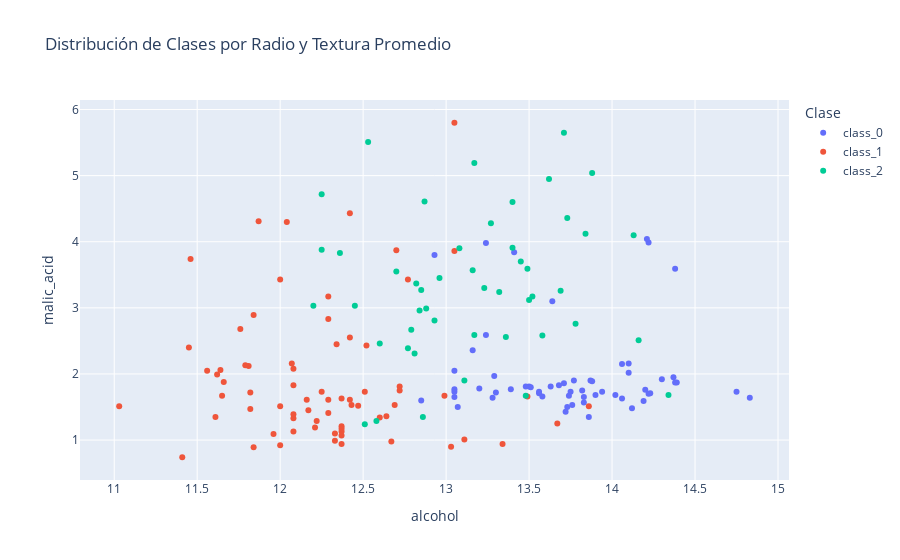

The notebook cell saved with this chart:
### Markdown cell above
## No tengo mucha idea todavia de cuales son las características importantes de un vino, pero asumo que el % de alcohol y que tan acido es (malic_acid) pero las relaciones entre los features parecen ser mas complejas dado que varios compuestos químicos se transforman con el tiempo

### Code cell
df_to_plot_wine = df_wine.copy()
df_to_plot_wine['target'] = df_to_plot_wine['target'].map({i: name for i, name in enumerate(data_wine.target_names)})
fig_wine = px.scatter(
    df_to_plot_wine,
    x='alcohol', 
    y='malic_acid', 
    color='target', 
    #color_continuous_scale='reds_r',
    title='Distribución de Clases por Radio y Textura Promedio',
    labels={'target': 'Clase', 'mean radius': 'Radio Promedio', 'mean texture': 'Textura Promedia'}
)
fig_wine.show()

### Figure 1 — Plotly figure (JSON) as saved in the notebook; plotly's stock layout.template omitted (floating-point values rounded to 4 significant figures)
{"data": [{"hovertemplate": "Clase=class_0<br>alcohol=%{x}<br>malic_acid=%{y}<extra></extra>", "legendgroup": "class_0", "marker": {"color": "#636efa", "symbol": "circle"}, "mode": "markers", "name": "class_0", "orientation": "v", "showlegend": true, "type": "scatter", "x": [14.23, 13.2, 13.16, 14.37, 13.24, 14.2, 14.39, 14.06, 14.83, 13.86, 14.1, 14.12, 13.75, 14.75, 14.38, 13.63, 14.3, 13.83, 14.19, 13.64, 14.06, 12.93, 13.71, 12.85, 13.5, 13.05, 13.39, 13.3, 13.87, 14.02, 13.73, 13.58, 13.68, 13.76, 13.51, 13.48, 13.28, 13.05, 13.07, 14.22, 13.56, 13.41, 13.88, 13.24, 13.05, 14.21, 14.38, 13.9, 14.1, 13.94, 13.05, 13.83, 13.82, 13.77, 13.74, 13.56, 14.22, 13.29, 13.72], "xaxis": "x", "y": [1.71, 1.78, 2.36, 1.95, 2.59, 1.76, 1.87, 2.15, 1.64, 1.35, 2.16, 1.48, 1.73, 1.73, 1.87, 1.81, 1.92, 1.57, 1.59, 3.1, 1.63, 3.8, 1.86, 1.6, 1.81, 2.05, 1.77, 1.72, 1.9, 1.68, 1.5, 1.66, 1.83, 1.53, 1.8, 1.81, 1.64, 1.65, 1.5, 3.99, 1.71, 3.84, 1.89, 3.98, 1.77, 4.04, 3.59, 1.68, 2.02, 1.73, 1.73, 1.65, 1.75, 1.9, 1.67, 1.73, 1.7, 1.97, 1.43], "yaxis": "y"}, {"hovertemplate": "Clase=class_1<br>alcohol=%{x}<br>malic_acid=%{y}<extra></extra>", "legendgroup": "class_1", "marker": {"color": "#EF553B", "symbol": "circle"}, "mode": "markers", "name": "class_1", "orientation": "v", "showlegend": true, "type": "scatter", "x": [12.37, 12.33, 12.64, 13.67, 12.37, 12.17, 12.37, 13.11, 12.37, 13.34, 12.21, 12.29, 13.86, 13.49, 12.99, 11.96, 11.66, 13.03, 11.84, 12.33, 12.7, 12.0, 12.72, 12.08, 13.05, 11.84, 12.67, 12.16, 11.65, 11.64, 12.08, 12.08, 12.0, 12.69, 12.29, 11.62, 12.47, 11.81, 12.29, 12.37, 12.29, 12.08, 12.6, 12.34, 11.82, 12.51, 12.42, 12.25, 12.72, 12.22, 11.61, 11.46, 12.52, 11.76, 11.41, 12.08, 11.03, 11.82, 12.42, 12.77, 12.0, 11.45, 11.56, 12.42, 13.05, 11.87, 12.07, 12.43, 11.79, 12.37, 12.04], "xaxis": "x", "y": [0.94, 1.1, 1.36, 1.25, 1.13, 1.45, 1.21, 1.01, 1.17, 0.94, 1.19, 1.61, 1.51, 1.66, 1.67, 1.09, 1.88, 0.9, 2.89, 0.99, 3.87, 0.92, 1.81, 1.13, 3.86, 0.89, 0.98, 1.61, 1.67, 2.06, 1.33, 1.83, 1.51, 1.53, 2.83, 1.99, 1.52, 2.12, 1.41, 1.07, 3.17, 2.08, 1.34, 2.45, 1.72, 1.73, 2.55, 1.73, 1.75, 1.29, 1.35, 3.74, 2.43, 2.68, 0.74, 1.39, 1.51, 1.47, 1.61, 3.43, 3.43, 2.4, 2.05, 4.43, 5.8, 4.31, 2.16, 1.53, 2.13, 1.63, 4.3], "yaxis": "y"}, {"hovertemplate": "Clase=class_2<br>alcohol=%{x}<br>malic_acid=%{y}<extra></extra>", "legendgroup": "class_2", "marker": {"color": "#00cc96", "symbol": "circle"}, "mode": "markers", "name": "class_2", "orientation": "v", "showlegend": true, "type": "scatter", "x": [12.86, 12.88, 12.81, 12.7, 12.51, 12.6, 12.25, 12.53, 13.49, 12.84, 12.93, 13.36, 13.52, 13.62, 12.25, 13.16, 13.88, 12.87, 13.32, 13.08, 13.5, 12.79, 13.11, 13.23, 12.58, 13.17, 13.84, 12.45, 14.34, 13.48, 12.36, 13.69, 12.85, 12.96, 13.78, 13.73, 13.45, 12.82, 13.58, 13.4, 12.2, 12.77, 14.16, 13.71, 13.4, 13.27, 13.17, 14.13], "xaxis": "x", "y": [1.35, 2.99, 2.31, 3.55, 1.24, 2.46, 4.72, 5.51, 3.59, 2.96, 2.81, 2.56, 3.17, 4.95, 3.88, 3.57, 5.04, 4.61, 3.24, 3.9, 3.12, 2.67, 1.9, 3.3, 1.29, 5.19, 4.12, 3.03, 1.68, 1.67, 3.83, 3.26, 3.27, 3.45, 2.76, 4.36, 3.7, 3.37, 2.58, 4.6, 3.03, 2.39, 2.51, 5.65, 3.91, 4.28, 2.59, 4.1], "yaxis": "y"}], "layout": {"legend": {"title": {"text": "Clase"}, "tracegroupgap": 0}, "title": {"text": "Distribución de Clases por Radio y Textura Promedio"}, "xaxis": {"anchor": "y", "domain": [0, 1], "title": {"text": "alcohol"}}, "yaxis": {"anchor": "x", "domain": [0, 1], "title": {"text": "malic_acid"}}}}
